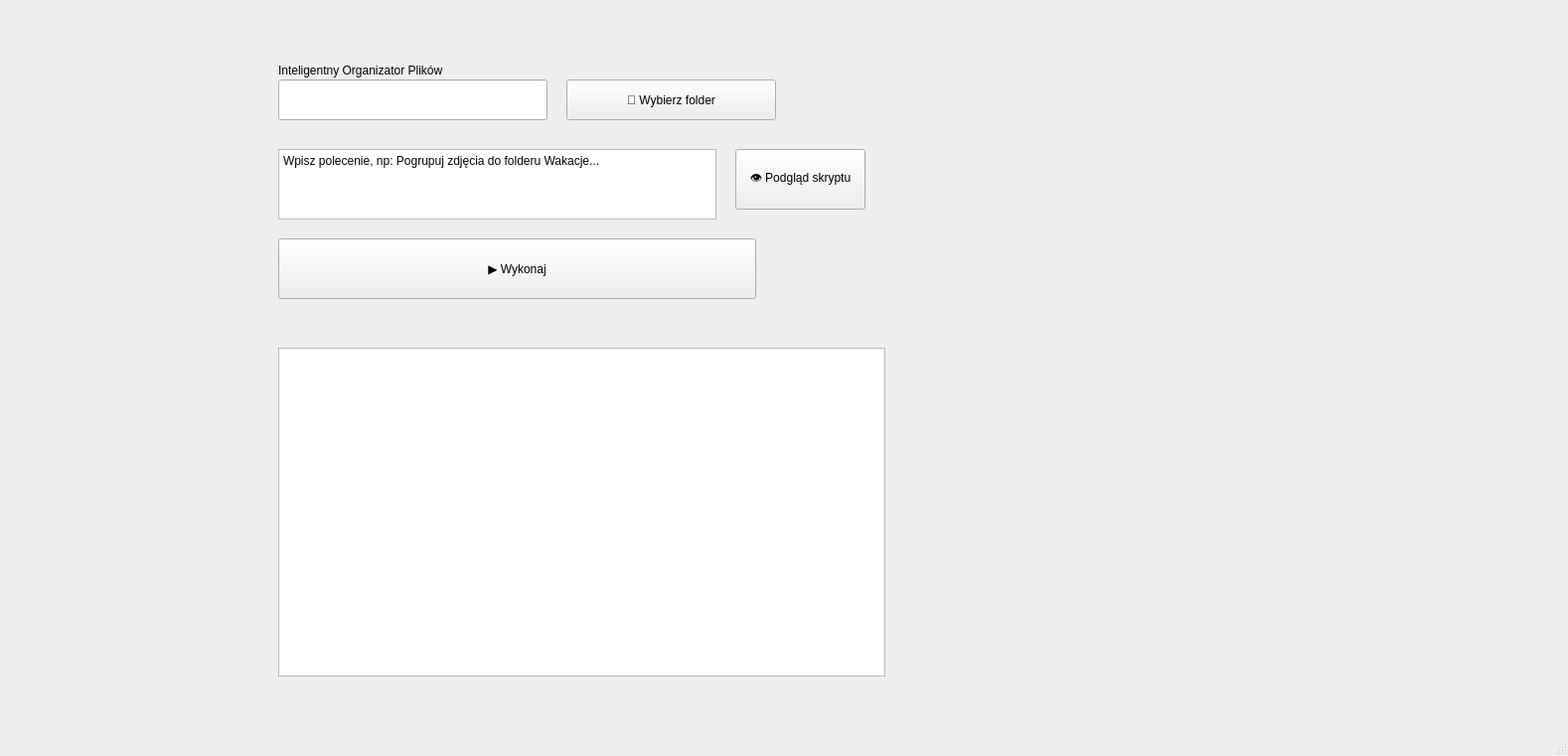
<?xml version="1.0" encoding="UTF-8"?>
<ui version="4.0">
 <class>MainWindow</class>
 <widget class="QMainWindow" name="MainWindow">
  <property name="geometry">
   <rect>
    <x>0</x>
    <y>0</y>
    <width>1578</width>
    <height>761</height>
   </rect>
  </property>
  <property name="windowTitle">
   <string>MainWindow</string>
  </property>
  <widget class="QWidget" name="centralwidget">
   <widget class="QLabel" name="label">
    <property name="geometry">
     <rect>
      <x>280</x>
      <y>60</y>
      <width>241</width>
      <height>21</height>
     </rect>
    </property>
    <property name="text">
     <string>Inteligentny Organizator Plików</string>
    </property>
   </widget>
   <widget class="QLineEdit" name="folderPathEdit">
    <property name="geometry">
     <rect>
      <x>280</x>
      <y>80</y>
      <width>271</width>
      <height>41</height>
     </rect>
    </property>
   </widget>
   <widget class="QPushButton" name="browseButton">
    <property name="geometry">
     <rect>
      <x>570</x>
      <y>80</y>
      <width>211</width>
      <height>41</height>
     </rect>
    </property>
    <property name="text">
     <string>📁 Wybierz folder</string>
    </property>
   </widget>
   <widget class="QPlainTextEdit" name="commandEdit">
    <property name="geometry">
     <rect>
      <x>280</x>
      <y>150</y>
      <width>441</width>
      <height>71</height>
     </rect>
    </property>
    <property name="plainText">
     <string>Wpisz polecenie, np: Pogrupuj zdjęcia do folderu Wakacje...</string>
    </property>
   </widget>
   <widget class="QPushButton" name="previewButton">
    <property name="geometry">
     <rect>
      <x>740</x>
      <y>150</y>
      <width>131</width>
      <height>61</height>
     </rect>
    </property>
    <property name="text">
     <string>👁️ Podgląd skryptu</string>
    </property>
   </widget>
   <widget class="QPushButton" name="runButton">
    <property name="geometry">
     <rect>
      <x>280</x>
      <y>240</y>
      <width>481</width>
      <height>61</height>
     </rect>
    </property>
    <property name="text">
     <string>▶️ Wykonaj</string>
    </property>
   </widget>
   <widget class="QPlainTextEdit" name="reportEdit">
    <property name="geometry">
     <rect>
      <x>280</x>
      <y>350</y>
      <width>611</width>
      <height>331</height>
     </rect>
    </property>
   </widget>
  </widget>
  <widget class="QMenuBar" name="menubar">
   <property name="geometry">
    <rect>
     <x>0</x>
     <y>0</y>
     <width>1578</width>
     <height>22</height>
    </rect>
   </property>
  </widget>
  <widget class="QStatusBar" name="statusbar"/>
 </widget>
 <resources/>
 <connections/>
</ui>
